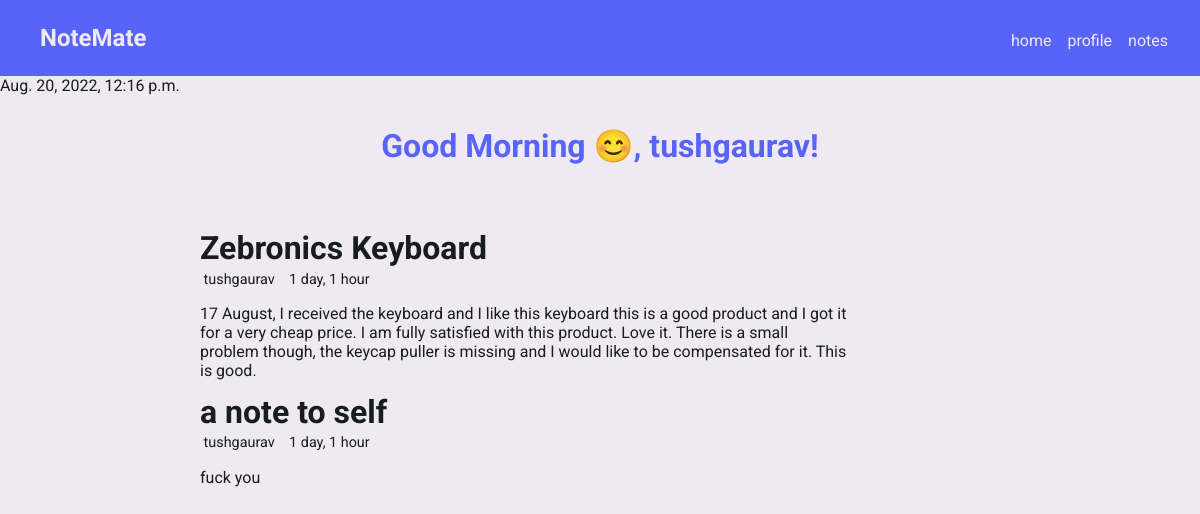
Before: / (signed in) with the older database file.
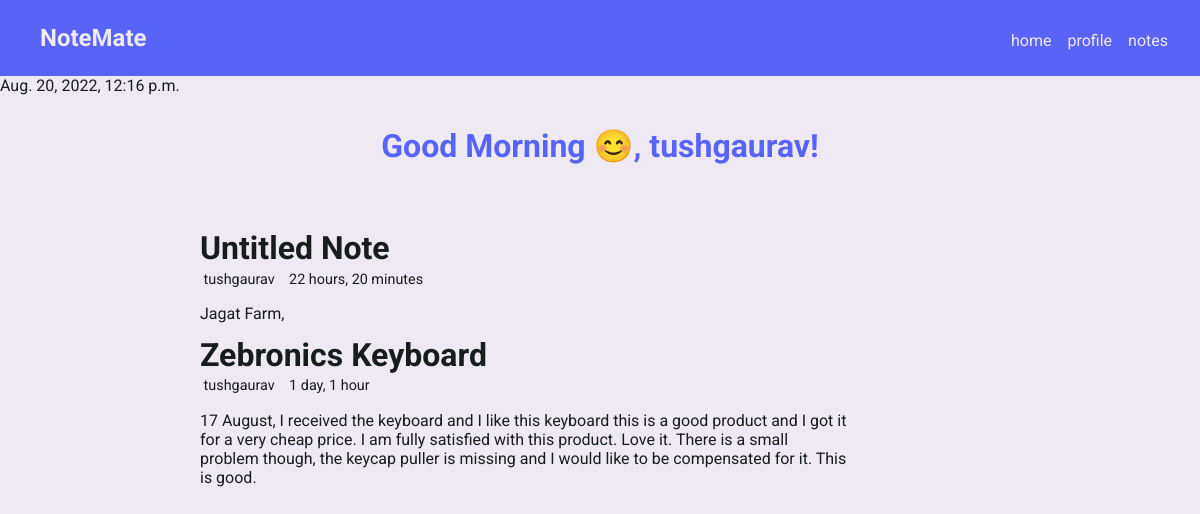
After: the same page with the newer database file.
### notes/models.py (models this page shows, shortened)
class Note(models.Model):
    user = models.ForeignKey(User, on_delete=models.CASCADE)
    title = models.CharField(max_length=255, default="Untitled Note")
    content = models.TextField()
    date_added = models.DateTimeField(auto_now_add=True)
    date_updated = models.DateTimeField(auto_now=True)
    class Meta:
        ordering = ['-date_updated', '-date_added']

### notes/views.py (the view)
# urls.py: 2. Add a URL to urlpatterns:  path('', views.home, name='home')
def home(request):
    time = datetime.datetime.now()
    notes = Note.objects.filter(user = request.user)[:2]
    context = {
        'notes': notes,
        'time': time
    }
    return render(request, 'notes/home.html', context)

### notes/templates/notes/home.html (shortened to what this page needs)
{% extends 'base_template.html' %}
{% block content %}
{% include 'navbar.html' %}
{{ time }}
<div class="container">
    <div class="row">
        <div class="hero-section">
            <h1 class="greeting-text">Good Morning 😊, {{ request.user }}!</h1>
        </div>
    </div>
    {% for note in notes %}
    <div class="notes">
        <h1>{{ note.title }}</h1>
        <div class="note_info">
            <p>{{ note.user }}</p>
            <p>{{ note.date_updated | timesince }}</p>
        </div>
        <p class="content">
            {{ note.content }}
        </p>
    </div>
    {% endfor %}
{% endblock %}

Changed rows visible on the page:
no longer on this page (row unchanged): Note: title "a note to self", user "tushgaurav", date_updated "1 day, 1 hour", content "fuck you"
added Note: title "Untitled Note", user "tushgaurav", date_updated "22 hours, 20 minutes", content "Jagat Farm,"
